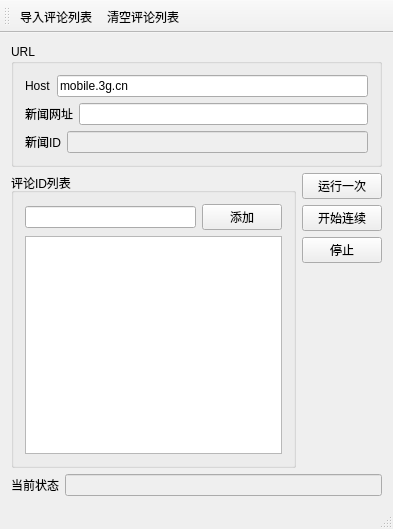
<?xml version="1.0" encoding="UTF-8"?>
<ui version="4.0">
 <class>auto_smzdmClass</class>
 <widget class="QMainWindow" name="auto_smzdmClass">
  <property name="geometry">
   <rect>
    <x>0</x>
    <y>0</y>
    <width>393</width>
    <height>529</height>
   </rect>
  </property>
  <property name="windowTitle">
   <string>3G门户网点赞</string>
  </property>
  <widget class="QWidget" name="centralWidget">
   <layout class="QGridLayout" name="gridLayout_3">
    <item row="0" column="0">
     <widget class="QGroupBox" name="groupBox">
      <property name="title">
       <string>URL</string>
      </property>
      <layout class="QGridLayout" name="gridLayout_2">
       <item row="0" column="0">
        <layout class="QHBoxLayout" name="horizontalLayout_3">
         <item>
          <widget class="QLabel" name="label_2">
           <property name="text">
            <string>Host</string>
           </property>
          </widget>
         </item>
         <item>
          <widget class="QLineEdit" name="lineEdit_HOST1">
           <property name="text">
            <string>mobile.3g.cn</string>
           </property>
          </widget>
         </item>
        </layout>
       </item>
       <item row="2" column="0">
        <layout class="QHBoxLayout" name="horizontalLayout_6">
         <item>
          <widget class="QLabel" name="label_4">
           <property name="text">
            <string>新闻ID</string>
           </property>
          </widget>
         </item>
         <item>
          <widget class="QLineEdit" name="lineEdit_news_id">
           <property name="enabled">
            <bool>false</bool>
           </property>
          </widget>
         </item>
        </layout>
       </item>
       <item row="1" column="0">
        <layout class="QHBoxLayout" name="horizontalLayout_4">
         <item>
          <widget class="QLabel" name="label_3">
           <property name="text">
            <string>新闻网址</string>
           </property>
          </widget>
         </item>
         <item>
          <widget class="QLineEdit" name="lineEdit_REFERER"/>
         </item>
        </layout>
       </item>
      </layout>
     </widget>
    </item>
    <item row="1" column="0">
     <layout class="QHBoxLayout" name="horizontalLayout_5">
      <item>
       <widget class="QGroupBox" name="groupBox_2">
        <property name="sizePolicy">
         <sizepolicy hsizetype="Preferred" vsizetype="Preferred">
          <horstretch>3</horstretch>
          <verstretch>0</verstretch>
         </sizepolicy>
        </property>
        <property name="title">
         <string>评论ID列表</string>
        </property>
        <layout class="QGridLayout" name="gridLayout">
         <item row="0" column="0">
          <layout class="QHBoxLayout" name="horizontalLayout_7">
           <item>
            <widget class="QLineEdit" name="lineEdit_comment_id"/>
           </item>
           <item>
            <widget class="QPushButton" name="pushButton_add_comment_id">
             <property name="text">
              <string>添加</string>
             </property>
            </widget>
           </item>
          </layout>
         </item>
         <item row="1" column="0">
          <widget class="QListWidget" name="listWidget_comment_id">
           <property name="sizePolicy">
            <sizepolicy hsizetype="Expanding" vsizetype="Expanding">
             <horstretch>2</horstretch>
             <verstretch>0</verstretch>
            </sizepolicy>
           </property>
          </widget>
         </item>
        </layout>
       </widget>
      </item>
      <item>
       <layout class="QVBoxLayout" name="verticalLayout">
        <item>
         <widget class="QPushButton" name="pushButton_clickone">
          <property name="text">
           <string>运行一次</string>
          </property>
         </widget>
        </item>
        <item>
         <widget class="QPushButton" name="pushButton_start">
          <property name="text">
           <string>开始连续</string>
          </property>
         </widget>
        </item>
        <item>
         <widget class="QPushButton" name="pushButton_pause">
          <property name="text">
           <string>停止</string>
          </property>
         </widget>
        </item>
        <item>
         <spacer name="verticalSpacer">
          <property name="orientation">
           <enum>Qt::Vertical</enum>
          </property>
          <property name="sizeHint" stdset="0">
           <size>
            <width>20</width>
            <height>40</height>
           </size>
          </property>
         </spacer>
        </item>
       </layout>
      </item>
     </layout>
    </item>
    <item row="2" column="0">
     <layout class="QHBoxLayout" name="horizontalLayout">
      <item>
       <widget class="QLabel" name="label_1">
        <property name="text">
         <string>当前状态</string>
        </property>
       </widget>
      </item>
      <item>
       <widget class="QLineEdit" name="lineEdit_msg">
        <property name="enabled">
         <bool>false</bool>
        </property>
       </widget>
      </item>
     </layout>
    </item>
   </layout>
  </widget>
  <widget class="QMenuBar" name="menuBar">
   <property name="geometry">
    <rect>
     <x>0</x>
     <y>0</y>
     <width>393</width>
     <height>23</height>
    </rect>
   </property>
  </widget>
  <widget class="QToolBar" name="mainToolBar">
   <attribute name="toolBarArea">
    <enum>TopToolBarArea</enum>
   </attribute>
   <attribute name="toolBarBreak">
    <bool>false</bool>
   </attribute>
   <addaction name="action_import_commentid"/>
   <addaction name="action_clear_comments"/>
  </widget>
  <widget class="QStatusBar" name="statusBar"/>
  <action name="action_import_commentid">
   <property name="text">
    <string>导入评论列表</string>
   </property>
  </action>
  <action name="action_clear_comments">
   <property name="text">
    <string>清空评论列表</string>
   </property>
  </action>
 </widget>
 <layoutdefault spacing="6" margin="11"/>
 <resources>
  <include location="auto_smzdm.qrc"/>
 </resources>
 <connections/>
</ui>
